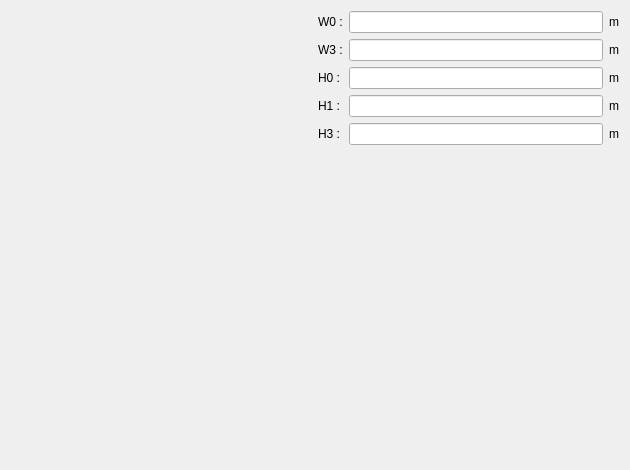
<?xml version="1.0" encoding="UTF-8"?>
<ui version="4.0">
 <class>PWSlot14</class>
 <widget class="QWidget" name="PWSlot14">
  <property name="geometry">
   <rect>
    <x>0</x>
    <y>0</y>
    <width>630</width>
    <height>470</height>
   </rect>
  </property>
  <property name="minimumSize">
   <size>
    <width>630</width>
    <height>470</height>
   </size>
  </property>
  <property name="maximumSize">
   <size>
    <width>16777215</width>
    <height>16777215</height>
   </size>
  </property>
  <property name="windowTitle">
   <string>Form</string>
  </property>
  <layout class="QHBoxLayout" name="horizontalLayout">
   <item>
    <layout class="QVBoxLayout" name="verticalLayout_2">
     <item>
      <widget class="QLabel" name="img_slot">
       <property name="sizePolicy">
        <sizepolicy hsizetype="Expanding" vsizetype="Expanding">
         <horstretch>0</horstretch>
         <verstretch>0</verstretch>
        </sizepolicy>
       </property>
       <property name="maximumSize">
        <size>
         <width>16777215</width>
         <height>16777215</height>
        </size>
       </property>
       <property name="text">
        <string/>
       </property>
       <property name="pixmap">
        <pixmap resource="../../../../Resources/pyleecan.qrc">:/images/images/MachineSetup/WSlot/Slot 14.PNG</pixmap>
       </property>
       <property name="scaledContents">
        <bool>true</bool>
       </property>
      </widget>
     </item>
    </layout>
   </item>
   <item>
    <layout class="QVBoxLayout" name="verticalLayout">
     <item>
      <layout class="QGridLayout" name="gridLayout">
       <item row="0" column="0">
        <widget class="QLabel" name="in_W0">
         <property name="text">
          <string>W0 :</string>
         </property>
        </widget>
       </item>
       <item row="0" column="1">
        <widget class="FloatEdit" name="lf_W0"/>
       </item>
       <item row="0" column="2">
        <widget class="QLabel" name="unit_W0">
         <property name="text">
          <string>m</string>
         </property>
        </widget>
       </item>
       <item row="1" column="0">
        <widget class="QLabel" name="in_W3">
         <property name="text">
          <string>W3 :</string>
         </property>
        </widget>
       </item>
       <item row="1" column="1">
        <widget class="FloatEdit" name="lf_W3"/>
       </item>
       <item row="1" column="2">
        <widget class="QLabel" name="unit_W3">
         <property name="text">
          <string>m</string>
         </property>
        </widget>
       </item>
       <item row="2" column="0">
        <widget class="QLabel" name="in_H0">
         <property name="text">
          <string>H0 :</string>
         </property>
        </widget>
       </item>
       <item row="2" column="1">
        <widget class="FloatEdit" name="lf_H0"/>
       </item>
       <item row="2" column="2">
        <widget class="QLabel" name="unit_H0">
         <property name="text">
          <string>m</string>
         </property>
        </widget>
       </item>
       <item row="3" column="0">
        <widget class="QLabel" name="in_H1">
         <property name="text">
          <string>H1 :</string>
         </property>
        </widget>
       </item>
       <item row="3" column="1">
        <widget class="FloatEdit" name="lf_H1"/>
       </item>
       <item row="3" column="2">
        <widget class="QLabel" name="unit_H1">
         <property name="text">
          <string>m</string>
         </property>
        </widget>
       </item>
       <item row="4" column="0">
        <widget class="QLabel" name="in_H3">
         <property name="text">
          <string>H3 :</string>
         </property>
        </widget>
       </item>
       <item row="4" column="1">
        <widget class="FloatEdit" name="lf_H3"/>
       </item>
       <item row="4" column="2">
        <widget class="QLabel" name="unit_H3">
         <property name="text">
          <string>m</string>
         </property>
        </widget>
       </item>
      </layout>
     </item>
     <item>
      <widget class="WWSlotOut" name="w_out" native="true"/>
     </item>
    </layout>
   </item>
  </layout>
 </widget>
 <customwidgets>
  <customwidget>
   <class>FloatEdit</class>
   <extends>QLineEdit</extends>
   <header>pyleecan.GUI/Tools/FloatEdit.h</header>
  </customwidget>
  <customwidget>
   <class>WWSlotOut</class>
   <extends>QWidget</extends>
   <header>pyleecan.GUI.Dialog.DMachineSetup.SWSlot.WWSlotOut.WWSlotOut.h</header>
   <container>1</container>
  </customwidget>
 </customwidgets>
 <tabstops>
  <tabstop>lf_W0</tabstop>
  <tabstop>lf_W3</tabstop>
  <tabstop>lf_H0</tabstop>
  <tabstop>lf_H1</tabstop>
  <tabstop>lf_H3</tabstop>
 </tabstops>
 <resources>
  <include location="../../../../Resources/pyleecan.qrc"/>
 </resources>
 <connections/>
</ui>
